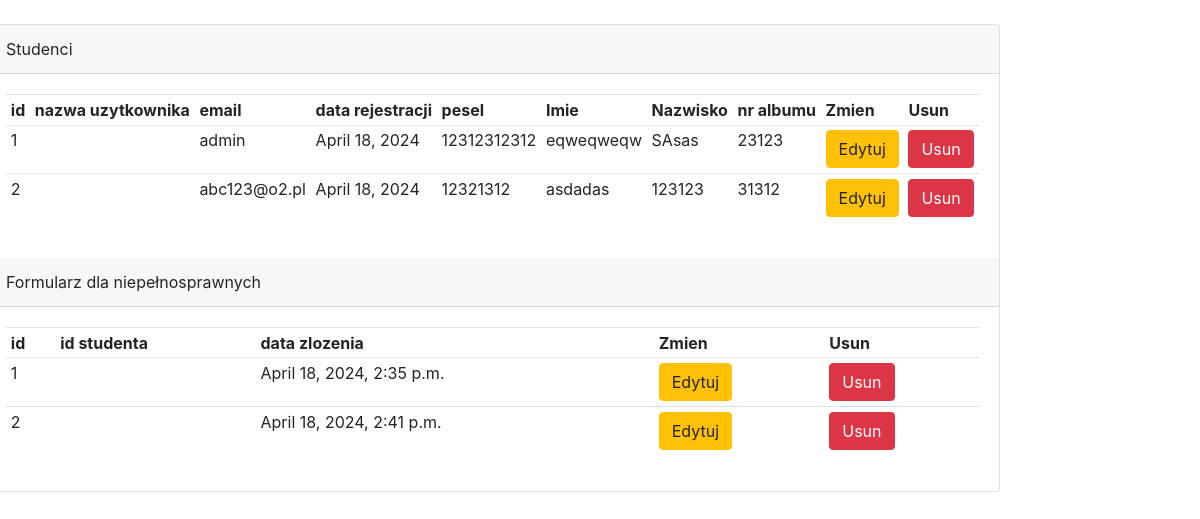
/admin_tables, run on an earlier commit of the app's database.
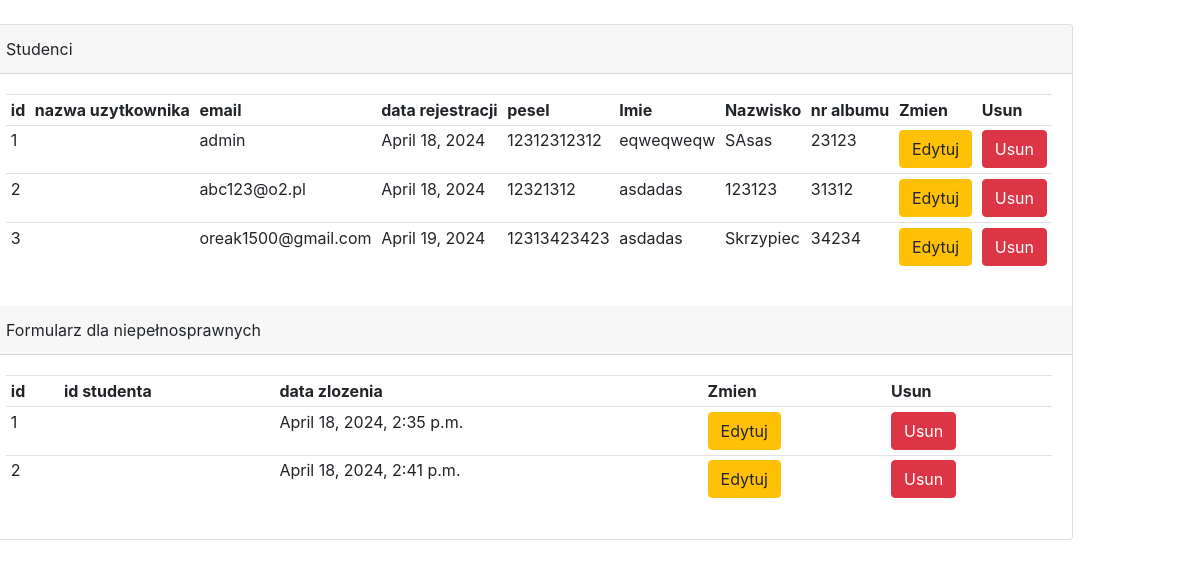
And on a later commit of the database.
### api/models.py (models this page shows, shortened)
class Student(AbstractUser):
    id_student = models.IntegerField(primary_key=True, blank=True)
    email = models.CharField(null=True, unique = True, max_length = 60)
    data_rejestracji = models.DateField(null=True)
    ikonka = models.ImageField(null=True, max_length = 50, blank=True, upload_to='dokumenty/ikonki')
    pesel = models.CharField(null=True, unique = True, max_length=11, validators=[validate_digits_only])
    imie = models.CharField(null=True, max_length=20)
    nazwisko = models.CharField(null=True, max_length=35)
    zalaczniki = models.FileField(null=True, upload_to='dokumenty/zalaczniki', blank = True)
    numer_telefonu = models.CharField(null=True, unique = True, max_length=9, validators=[validate_digits_only])
    nazwa_kierunku = models.ForeignKey(Kierunek, on_delete=models.CASCADE)
    semestr = models.CharField(null=True, max_length=1, validators=[validate_digits_only])
    numer_albumu = models.CharField(null=True, max_length=5, validators=[validate_digits_only])
    rok_studiow = models.CharField(null=True, max_length=1, validators=[validate_digits_only])
    numer_konta_bankowego = models.CharField(null=True, max_length=26, validators=[validate_digits_only])
    REQUIRED_FIELDS = ['email']

class Formularz(models.Model):
    id_formularza = models.IntegerField(primary_key=True)
    typ_stypendium = models.CharField(null=True, blank=True, max_length=30)
    id_student = models.IntegerField(null=True, blank=True)
    data_zlozenia = models.DateTimeField(null=True, blank=True)
    przychod_bez_podatku = models.FloatField(null=True, blank=True)
    srednia_ocen = models.FloatField(null=True, blank=True)
    dodatkowe_informacje = models.TextField(null=True, blank=True)
    plik_orzeczenie = models.ImageField(null=True, blank=True, upload_to='dokumenty/orzeczenia')
    id_osiagniecia = models.IntegerField(null=True, blank=True)
    oswiadczenie_prawo_o_szkolnictwie = models.BooleanField(default=False)
    oswiadczenie_gospodarstwo_domowe = models.BooleanField(default=False)
    oswiadczenie_dochody = models.BooleanField(default=False)
    zalacznik = models.FileField(null=True, blank=True, upload_to='dokumenty/zalaczniki')
    stopien_niepelnosprawnosci = models.ForeignKey('StopienNiepelnosprawnosci', on_delete=models.CASCADE)
    symbol_niepelnosprawnosci = models.ForeignKey('SymbolNiepelnosprawnosci', on_delete=models.CASCADE)
    charakter_stopnia_niepelnosprawnosci = models.TextField(null=True, blank=True, max_length=100)
    data_rozpoczecia_orzeczenia = models.DateField(null=True, blank=True)
    data_konca_orzeczenia = models.DateField(null=True, blank=True)
    aktualny_semestr = models.ForeignKey('AktualnySemestr', on_delete=models.CASCADE)
    semestr_studenta = models.ForeignKey('SemestrStudenta', on_delete=models.CASCADE)
    zalacznik_niepelnosprawnosc = models.FileField(null=True, blank=True, upload_to='dokumenty/zalaczniki_niepelnosprawnosci')

### api/views.py (the view)
# urls.py: path('admin_tables', PanelAdmina, name='admin_tables'),
def PanelAdmina(request):
    student = Student.objects.all()
    formularz = Formularz.objects.all()
    context = {'student': student , 'formularz': formularz}
    return render(request, 'website/admin_tables.html', context)

### api/templates/website/admin_tables.html
{% extends 'navbar.html' %}
{% block content %}
    <br>
    <div class="row">
        <div class="card ">
                <div class="card-header">
                    Studenci
                </div>
                <div class="card-body">
                    <table class="table table-sm ">
                        <tr>
                            <th>id</th>
                            <th>nazwa uzytkownika</th>
                            <th>email</th>
                            <th>data rejestracji</th>
                            <th>pesel</th>
                            <th>Imie</th>
                            <th>Nazwisko</th>
                            <th>nr albumu</th>
                            <th>Zmien</th>
                            <th>Usun</th>
                        </tr>
                        {% for students in student %}
                            <tr>
                                <td>{{students.id_student}}</td>
                                <td>{{students.nazwa_uzytkownika}}</td>
                                <td>{{students.email}}</td>
                                <td>{{students.data_rejestracji}}</td>
                                <td>{{students.pesel}}</td>
                                <td>{{students.imie}}</td>
                                <td>{{students.nazwisko}}</td>
                                <td>{{students.numer_albumu}}</td>
                                <td><a class="btn btn-warning" href="{% url 'edytuj_studenta' students.id_student %}">Edytuj</a></td>
                                <td><a class="btn btn-danger" href="{% url 'usun_studenta' students.id_student %}" >Usun</a></td>
                        {% endfor %}
                    </table>
                </div>
                <div class="card-header">
                    Formularz dla niepełnosprawnych
                </div>
                <div class="card-body">
                    <table class="table table-sm ">
                        <tr>
                            <th>id</th>
                            <th>id studenta</th>
                            <th>data zlozenia</th>
                            <th>Zmien</th>
                            <th>Usun</th>
                        </tr>
                        {% for form in formularz %}
                            <tr>
                                <td>{{form.id_formularza}}</td>
                                <td>{{form.id_studenta}}</td>
                                <td>{{form.data_zlozenia}}</td>
                                <td><a class="btn btn-warning" href="{% url 'edytuj_form_niepelno' form.id_formularza %}">Edytuj</a></td>
                                <td><a class="btn btn-danger" href="{% url 'usun_form_niepelno' form.id_formularza %}" >Usun</a></td>
                            </tr>
                        {% endfor %}
                    </table>
                </div>
        </div>
    </div>
{% endblock %}

### api/templates/navbar.html (shortened to what this page needs)
<DOCTYPE html>
    <html lang="pl">
    <head>
        <link rel="stylesheet" href="https://cdn.jsdelivr.net/npm/bootstrap@4.0.0/dist/css/bootstrap.min.css">
    </head>
<body>
    {% block content %}
    {% endblock %}
</body>
</html>

What changed in the data, as far as the page shows it:
added Student: id_student "3", email "oreak1500@gmail.com", data_rejestracji "April 19, 2024", pesel "12313423423", imie "asdadas", nazwisko "Skrzypiec", numer_albumu "34234"
